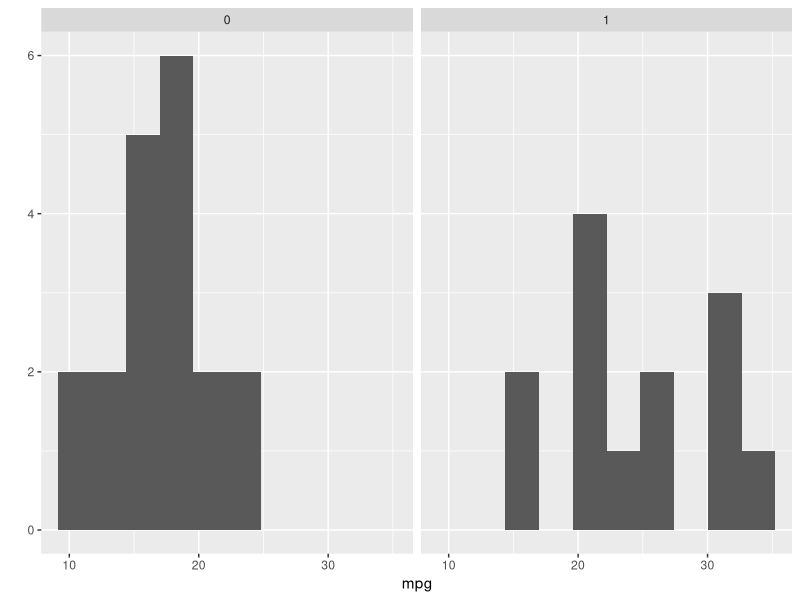
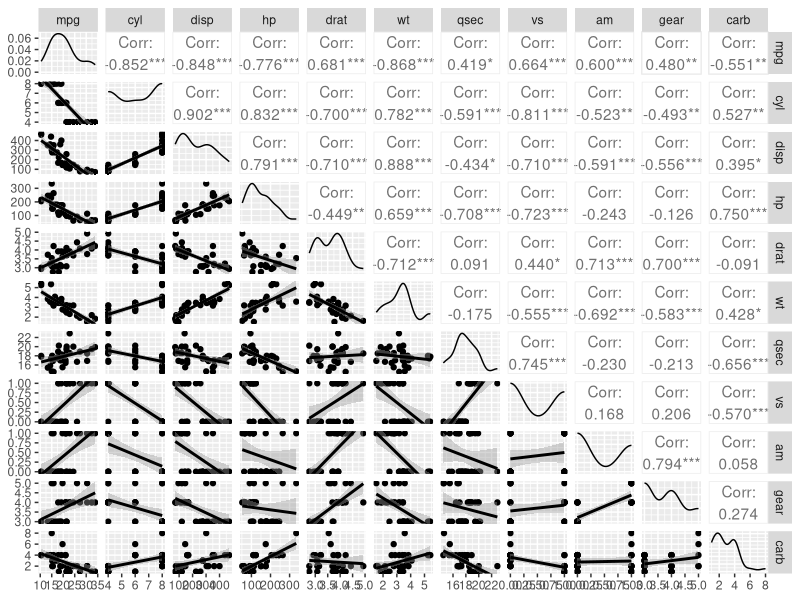
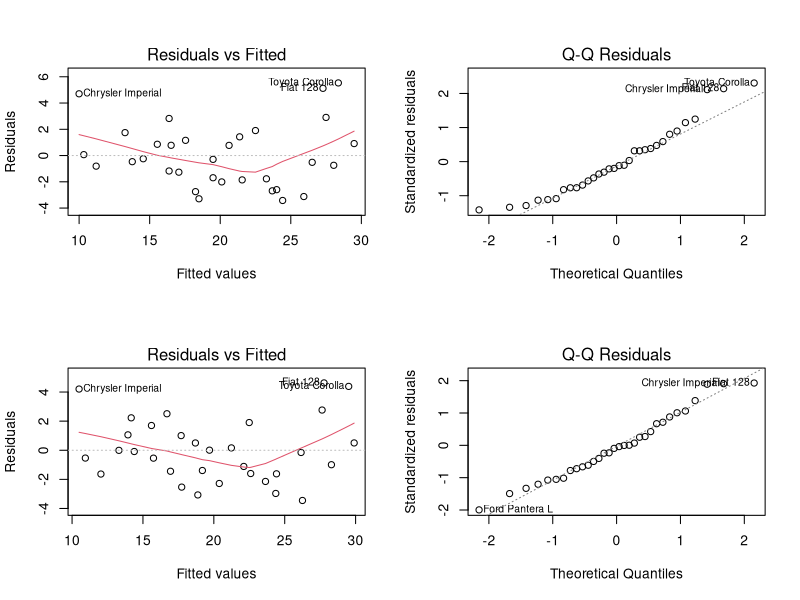

Generate these figures, in order, with R:
## ---- chunk 1
correlat <- as.data.frame(round(abs(cor(mtcars)),2))[c(1,9),]
correlat[order(correlat$mpg, decreasing = TRUE),]
## ---- chunk 2
fit0 <- lm(data=mtcars, mpg ~ .)
fit1 <- lm(data=mtcars, mpg ~ am)
fit2 <- lm(data=mtcars, mpg ~ am + hp)
fit3 <- lm(data=mtcars, mpg ~ am + hp + wt)
anova(fit1, fit2, fit3)
## ---- chunk 3
round(summary(fit3)$coef,3)
## ---- chunk 4
library(ggplot2)
qplot(data = mtcars, mpg, facets = .~ am, bins = 10)
## ---- chunk 5
library(ggplot2)
library(GGally)
ggpairs(mtcars, lower = list(continuous = "smooth"))
## ---- chunk 6
par(mfrow=c(2,2))
plot(fit3, which = 1)
plot(fit3, which = 2)
plot(fit0, which = 1)
plot(fit0, which = 2)
